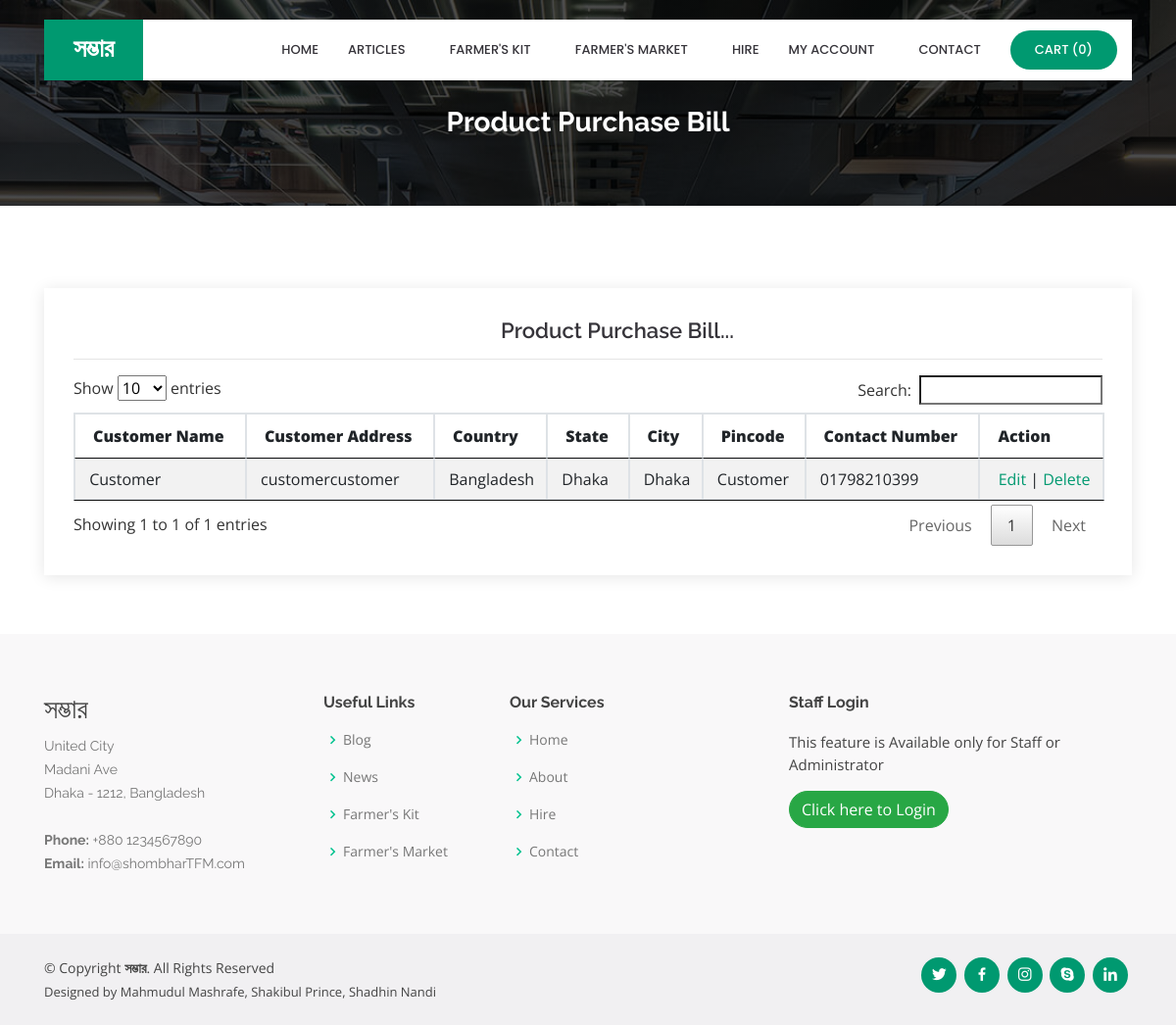
/viewProductpurchasebill.php, run on the app's committed database.
### tables this page shows
CREATE TABLE `product_purchase_bill` (
  `product_purchase_bill_id` int(10) NOT NULL,
  `customer_id` int(10) NOT NULL,
  `country_id` int(10) NOT NULL,
  `state_id` int(10) NOT NULL,
  `city_id` int(10) NOT NULL,
  `customer_name` varchar(25) NOT NULL,
  `customer_address` text NOT NULL,
  `pincode` varchar(10) NOT NULL,
  `customer_contact_number` varchar(15) NOT NULL,
  `purchase_date` date NOT NULL,
  `status` varchar(10) NOT NULL,
  `payment_type` varchar(25) NOT NULL,
  `payment_description` text NOT NULL,
  `seller_id` int(10) NOT NULL
);

CREATE TABLE `country` (
  `country_id` int(10) NOT NULL,
  `country` varchar(25) NOT NULL,
  `description` text NOT NULL,
  `status` varchar(10) NOT NULL
);

CREATE TABLE `state` (
  `state_id` int(10) NOT NULL,
  `country_id` int(10) NOT NULL,
  `state` varchar(25) NOT NULL,
  `description` text NOT NULL,
  `status` varchar(10) NOT NULL
);

CREATE TABLE `city` (
  `city_id` int(10) NOT NULL,
  `country_id` int(10) NOT NULL,
  `state_id` int(10) NOT NULL,
  `city` varchar(25) NOT NULL,
  `description` text NOT NULL,
  `status` varchar(10) NOT NULL
);

### viewProductpurchasebill.php (the view, shortened to what this page needs)
<?php
include("header.php");
include("dbconnection.php");
?>
  <main id="main">
    <section id="cta" class="cta">
      <div class="container">
        <div class="text-center" data-aos="zoom-in">
		<br><br>
          <h3>Product Purchase Bill</h3>
        </div>
      </div>
    </section>
    <section id="contact" class="contact">
      <div class="container">
        <div class="row">
          <div class="col-lg-12" data-aos="fade-up" data-aos-delay="100">
            <div class="info mt-4 ">
		<center><h4>Product Purchase Bill...</h4></center><hr>
<?php
							$sql = "SELECT * FROM product_purchase_bill";
							  $qsql = mysqli_query($con,$sql);
							if(mysqli_num_rows($qsql)  == 0)
									{
										echo "<center>There is no Product purchase bill to display!!</center>";
									}
									else
									{
										?>
							<table ID="datatable" class="table table-striped table-bordered"  style="width:100%">
								<THEAD>
							  <tr>
						      <th><strong>Customer Name</strong></th>
						      <th><strong>Customer Address</strong></th>
						      <th><strong>Country</strong></th>
						      <th><strong>State</strong></th>
						      <th><strong>City</strong></th>
						      <th><strong>Pincode</strong></th>
						      <th><strong>Contact Number</strong></th>
                               <th><strong>Action</strong></th>
						      </tr>
								</THEAD>
								<TBODY>
                              <?php
							  while($rs = mysqli_fetch_array($qsql))
							  {
								   $sql1 = "SELECT * FROM country WHERE country_id='$rs[country_id]'";
								  $qsql1 = mysqli_query($con,$sql1);
								  $rs1 = mysqli_fetch_array($qsql1);
							      $sql2 = "SELECT * FROM state WHERE state_id='$rs[state_id]'";
								  $qsql2 = mysqli_query($con,$sql2);
								  $rs2 = mysqli_fetch_array($qsql2);
								  $sql3 = "SELECT * FROM city WHERE city_id='$rs[city_id]'";
								  $qsql3 = mysqli_query($con,$sql3);
								  $rs3 = mysqli_fetch_array($qsql3);
							  echo "
							  <tr>
						      <td>&nbsp;$rs[customer_name]</td>
						      <td>&nbsp;$rs[customer_address]</td>
						      <td>&nbsp;$rs1[country]</td>
						      <td>&nbsp;$rs2[state]</td>
						      <td>&nbsp;$rs3[city]</td>
						      <td>&nbsp;$rs[pincode]</td>
						      <td>&nbsp;$rs[customer_contact_number]</td>
							    <td>&nbsp;  <a href='Productpurchasebill.php?editid=$rs[product_purchase_bill_id]'>Edit</a> |  <a href='viewProductpurchasebill.php?deleteid=$rs[product_purchase_bill_id]'onclick='return delconfirm()'>Delete</a></td>
						      </tr>";
							  }
							  ?>
								</TBODY>
						  </table>
						<?php
						 }
						?>
            </div>
		  </div>
        </div>
      </div>
    </section>
  </main>
<?php
include("footer.php");
?>

### assets/css/style.css (style rules this page uses)
body { font-family: "Open Sans", sans-serif; color: #444444; }
a { color: #009970; }
h1, h2, h3, h4, h5, h6 { font-family: "Raleway", sans-serif; }
section { padding: 60px 0; overflow: hidden; }
.cta { background: linear-gradient(rgba(2, 2, 2, 0.7), rgba(0, 0, 0, 0.7)), url("../img/cta-bg.jpg") fixed center center; background-size: cover; padding: 60px 0; }
.cta h3 { color: #fff; font-size: 28px; font-weight: 700; }
.contact .info { padding: 30px; width: 100%; background: #fff; box-shadow: 0px 2px 15px rgba(0, 0, 0, 0.1); }
.contact .info h4 { padding: 0 0 0 60px; font-size: 22px; font-weight: 600; margin-bottom: 5px; color: #36343a; }

### data on the page
product_purchase_bill: customer_name "Customer", customer_address "customercustomer", country.country "Bangladesh", state.state "Dhaka", city.city "Dhaka", pincode "Customer", customer_contact_number "01798210399"

### other printed values
$config['PROJECT_TITLE'] "সম্ভার"
mysqli_num_rows($qsqlproduct_purchase_record) "0"
$address "United City"
$address "Madani Ave"
$address "Dhaka - 1212, Bangladesh"
$config['PHONE'][0] "+880 1234567890"
$config['EMAIL'][0] "info@shombharTFM.com"
substr($developersanddesigners, 0, -2) "Mahmudul Mashrafe, Shakibul Prince, Shadhin Nandi"
